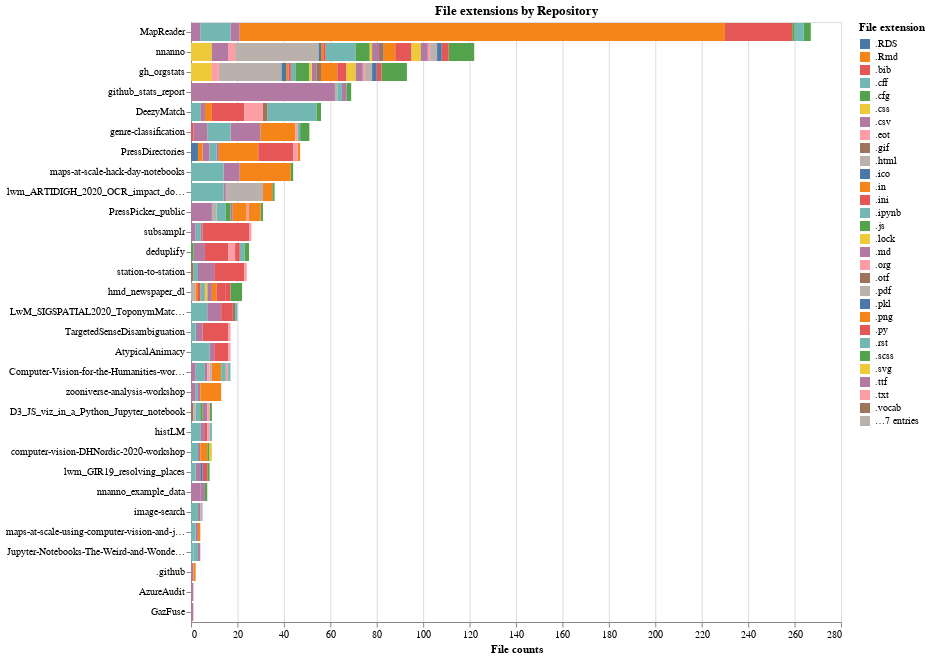

Here is the notebook cell this chart was saved with:
### Markdown cell above
### File extensions by repository

This chart shows the number and type of files for each public Living with Machines repository **note** that this only considers files on the default branch of the repository. We also don't include `.jpg` files or `.json` files since these are often used as for storing data.

### Code cell
df = pd.DataFrame.from_dict(lwm_stats.get_org_file_ext_frequency("public"))
df = df.drop(labels=['.jpg','.json'])
df.reset_index(inplace=True)
data = pd.melt(frame=df, id_vars=["index"], value_name="count")
chart = (
    alt.Chart(data)
    .mark_bar()
    .encode(
        y=alt.Y(
            "variable:N",
            title=None,
            sort=alt.EncodingSortField(field="count", order="descending", op="sum"),
        ),
        x=alt.X("count:Q", title="File counts", axis=alt.Axis(tickRound=False)),
        color=alt.Color("index:N", title="File extension"),
        tooltip=[alt.Tooltip("index:N", title="file extension"), "count:Q"],
    )
    .properties(width=WIDTH, title='File extensions by Repository')
)
chart

### Figure 1 — Vega-Lite specification as saved in the notebook (floating-point values rounded to 4 significant figures; data arrays with more than 128 entries replaced by an {"elided": "..."} marker saying what was removed)
{"config": {"view": {"continuousWidth": 400, "continuousHeight": 300}}, "data": {"name": "data-82dc8cb760cec94c44567a09607bf6b5"}, "mark": "bar", "encoding": {"color": {"type": "nominal", "field": "index", "title": "File extension"}, "tooltip": [{"type": "nominal", "field": "index", "title": "file extension"}, {"type": "quantitative", "field": "count"}], "x": {"type": "quantitative", "axis": {"tickRound": false}, "field": "count", "title": "File counts"}, "y": {"type": "nominal", "field": "variable", "sort": {"field": "count", "op": "sum", "order": "descending"}, "title": null}}, "title": "File extensions by Repository", "width": 650, "$schema": "https://vega.github.io/schema/vega-lite/v4.8.1.json", "datasets": {"data-82dc8cb760cec94c44567a09607bf6b5": {"elided": "1080 records"}}}
